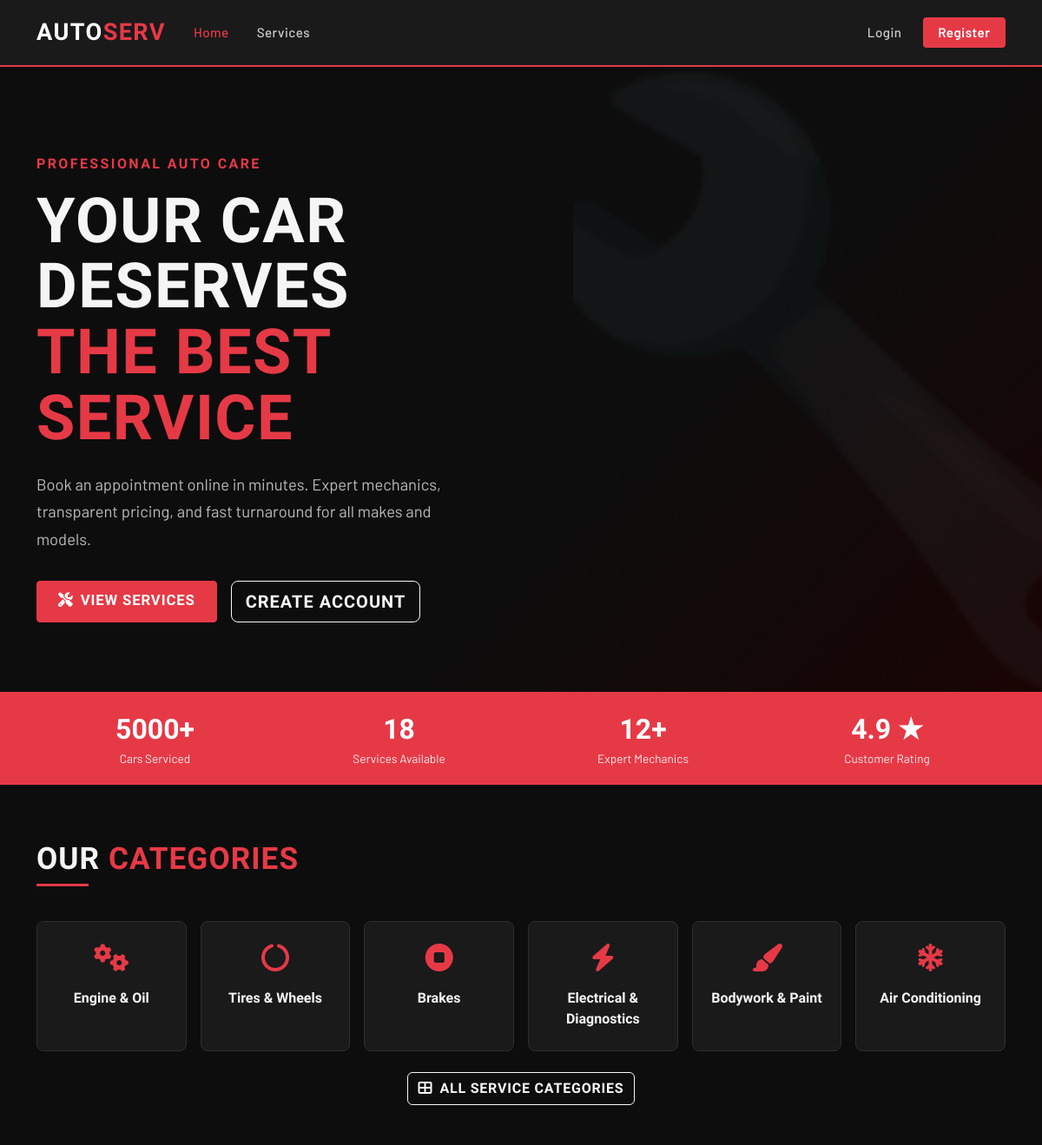
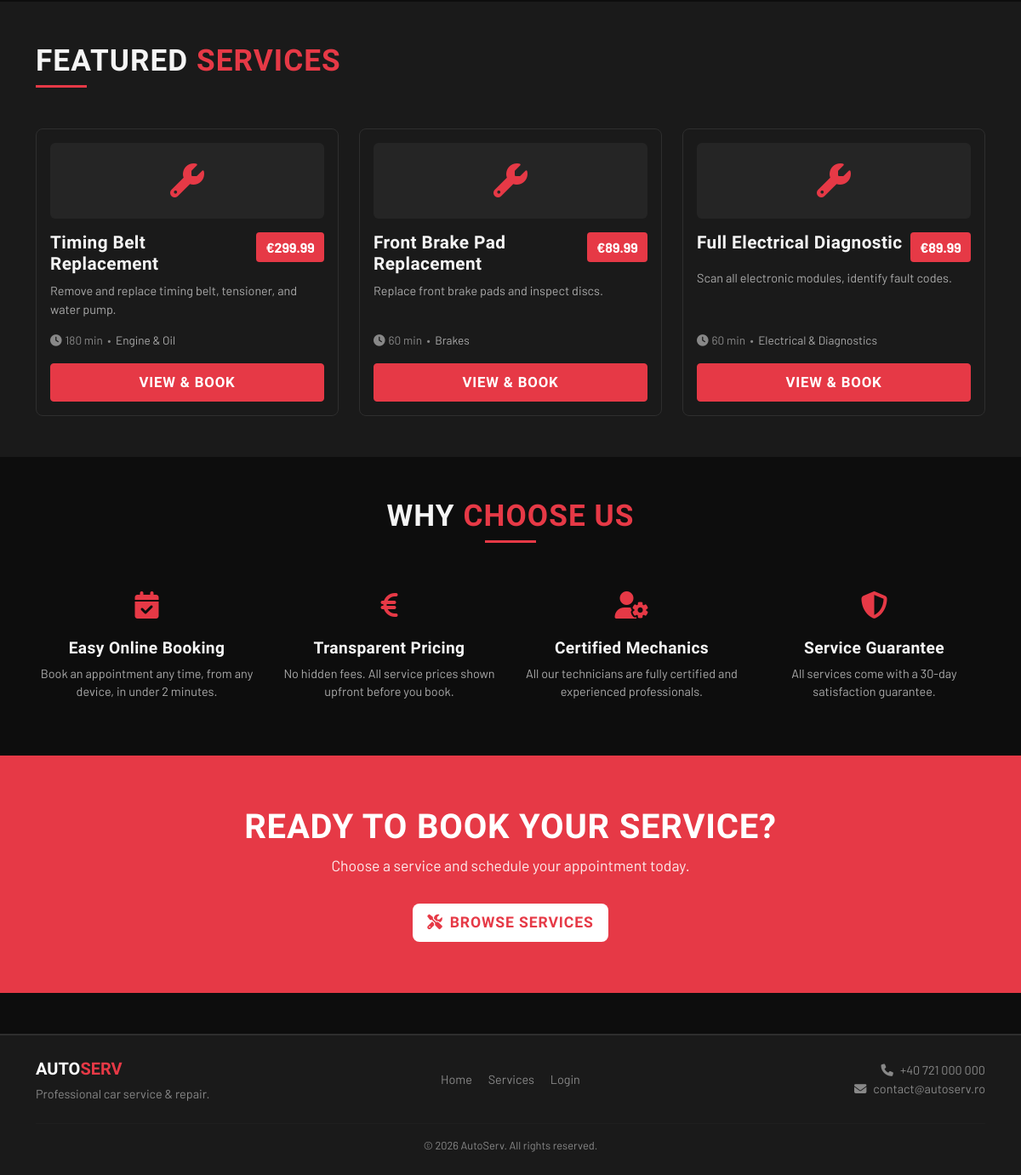
The page / on the database its author committed (2 pictures, top to bottom).
### tables this page shows
CREATE TABLE categories (
    id INT AUTO_INCREMENT PRIMARY KEY,
    name VARCHAR(100) NOT NULL,
    description TEXT,
    icon VARCHAR(100)
);

CREATE TABLE services (
    id INT AUTO_INCREMENT PRIMARY KEY,
    category_id INT NOT NULL,
    name VARCHAR(150) NOT NULL,
    description TEXT,
    price DECIMAL(10,2) NOT NULL,
    duration_minutes INT NOT NULL,
    image VARCHAR(255),
    FOREIGN KEY (category_id) REFERENCES categories(id) ON DELETE CASCADE
);

### index.php (the view, shortened to what this page needs)
<?php
require 'db.php';
$cats = $pdo->query("SELECT * FROM categories LIMIT 6")->fetchAll();
$featured = $pdo->query("SELECT s.*, c.name as cat_name FROM services s JOIN categories c ON s.category_id = c.id ORDER BY RAND() LIMIT 3")->fetchAll();
?>
<?php include 'includes/header.php'; ?>
<section style="background: linear-gradient(135deg, #0d0d0d 60%, #1a0404 100%); padding: 100px 0 80px; position:relative; overflow:hidden;">
    <div style="position:absolute;top:0;right:0;width:45%;height:100%;opacity:0.05;"></div>
    <div class="container position-relative">
        <div class="row align-items-center">
            <div class="col-lg-7">
                <div style="font-family:'Barlow Condensed',sans-serif; font-size:1rem; font-weight:700; letter-spacing:0.15em; color:var(--primary); text-transform:uppercase; margin-bottom:1rem;">
                    Professional Auto Care
                </div>
                <h1 style="font-family:'Barlow Condensed',sans-serif; font-size:clamp(2.8rem,6vw,5rem); font-weight:800; line-height:1.05; margin-bottom:1.5rem;">
                    YOUR CAR DESERVES<br><span style="color:var(--primary);">THE BEST SERVICE</span>
                </h1>
                <p style="font-size:1.15rem; color:#bbb; max-width:520px; margin-bottom:2rem; line-height:1.7;">
                    Book an appointment online in minutes. Expert mechanics, transparent pricing, and fast turnaround for all makes and models.
                </p>
                <div class="d-flex gap-3 flex-wrap">
                    <a href="categories.php" class="btn btn-primary btn-lg">
                        <i class="fas fa-tools me-2"></i>View Services
                    </a>
                    <?php if (!isset($_SESSION['user_id'])): ?>
                    <a href="register.php" class="btn btn-outline-light btn-lg">
                        Create Account
                    </a>
                    <?php else: ?>
                    <a href="my_appointments.php" class="btn btn-outline-light btn-lg">
                        My Appointments
                    </a>
                    <?php endif; ?>
                </div>
            </div>
        </div>
    </div>
</section>
<section style="background:var(--primary); padding:1.2rem 0;">
    <div class="container">
        <div class="row text-center text-white g-2">
            <div class="col-6 col-md-3">
                <div style="font-family:'Barlow Condensed',sans-serif; font-size:2rem; font-weight:800;">5000+</div>
                <div style="font-size:0.85rem; opacity:0.9;">Cars Serviced</div>
            </div>
            <div class="col-6 col-md-3">
                <div style="font-family:'Barlow Condensed',sans-serif; font-size:2rem; font-weight:800;">18</div>
                <div style="font-size:0.85rem; opacity:0.9;">Services Available</div>
            </div>
            <div class="col-6 col-md-3">
                <div style="font-family:'Barlow Condensed',sans-serif; font-size:2rem; font-weight:800;">12+</div>
                <div style="font-size:0.85rem; opacity:0.9;">Expert Mechanics</div>
            </div>
            <div class="col-6 col-md-3">
                <div style="font-family:'Barlow Condensed',sans-serif; font-size:2rem; font-weight:800;">4.9 ★</div>
                <div style="font-size:0.85rem; opacity:0.9;">Customer Rating</div>
            </div>
        </div>
    </div>
</section>
<section class="py-5 mt-3">
    <div class="container">
        <h2 class="section-title">OUR <span>CATEGORIES</span></h2>
        <div class="section-divider"></div>
        <div class="row g-3 mt-2">
            <?php
            $icons = ['fa-cogs','fa-circle-notch','fa-stop-circle','fa-bolt','fa-paint-brush','fa-snowflake'];
            $i = 0;
            foreach ($cats as $cat): ?>
            <div class="col-6 col-md-4 col-lg-2">
                <a href="services.php?category=<?= $cat['id'] ?>" class="text-decoration-none">
                    <div class="card h-100 text-center p-3">
                        <div style="font-size:2rem; color:var(--primary); margin-bottom:0.75rem;">
                            <i class="fas <?= htmlspecialchars($cat['icon'] ?? $icons[$i % count($icons)]) ?>"></i>
                        </div>
                        <div class="card-title" style="font-size:1rem;"><?= htmlspecialchars($cat['name']) ?></div>
                    </div>
                </a>
            </div>
            <?php $i++; endforeach; ?>
        </div>
        <div class="text-center mt-4">
            <a href="categories.php" class="btn btn-outline-light">
                <i class="fas fa-th-large me-2"></i>All Service Categories
            </a>
        </div>
    </div>
</section>
<section class="py-5" style="background:var(--dark2);">
    <div class="container">
        <h2 class="section-title">FEATURED <span>SERVICES</span></h2>
        <div class="section-divider"></div>
        <div class="row g-4 mt-2">
            <?php foreach ($featured as $svc): ?>
            <div class="col-md-4">
                <div class="card h-100 p-3">
                    <div style="background:var(--dark3); border-radius:6px; padding:1.5rem; margin-bottom:1rem; text-align:center;">
                        <i class="fas fa-wrench" style="font-size:2.5rem; color:var(--primary);"></i>
                    </div>
                    <div class="d-flex justify-content-between align-items-start mb-2">
                        <h5 class="card-title mb-0"><?= htmlspecialchars($svc['name']) ?></h5>
                        <span class="badge-price">€<?= number_format($svc['price'], 2) ?></span>
                    </div>
                    <p style="color:#aaa; font-size:0.9rem; flex-grow:1;"><?= htmlspecialchars($svc['description']) ?></p>
                    <div style="color:var(--muted); font-size:0.85rem; margin-bottom:1rem;">
                        <i class="fas fa-clock me-1"></i><?= $svc['duration_minutes'] ?> min
                        &nbsp;&bull;&nbsp;
                        <span style="color:#aaa;"><?= htmlspecialchars($svc['cat_name']) ?></span>
                    </div>
                    <a href="service_details.php?id=<?= $svc['id'] ?>" class="btn btn-primary w-100">View & Book</a>
                </div>
            </div>
            <?php endforeach; ?>
        </div>
    </div>
</section>
<section class="py-5">
    <div class="container">
        <h2 class="section-title text-center">WHY <span>CHOOSE US</span></h2>
        <div class="section-divider mx-auto"></div>
        <div class="row g-4 mt-3 text-center">
            <?php
            $perks = [
                ['fa-calendar-check', 'Easy Online Booking', 'Book an appointment any time, from any device, in under 2 minutes.'],
                ['fa-euro-sign', 'Transparent Pricing', 'No hidden fees. All service prices shown upfront before you book.'],
                ['fa-user-cog', 'Certified Mechanics', 'All our technicians are fully certified and experienced professionals.'],
                ['fa-shield-alt', 'Service Guarantee', 'All services come with a 30-day satisfaction guarantee.'],
            ];
            foreach ($perks as [$icon, $title, $desc]):
            ?>
            <div class="col-6 col-md-3">
                <div style="font-size:2rem; color:var(--primary); margin-bottom:1rem;">
                    <i class="fas <?= $icon ?>"></i>
                </div>
                <h5 style="font-family:'Barlow Condensed',sans-serif; font-size:1.2rem;"><?= $title ?></h5>
                <p style="color:#aaa; font-size:0.9rem;"><?= $desc ?></p>
            </div>
            <?php endforeach; ?>
        </div>
    </div>
</section>
<section style="background:var(--primary); padding:60px 0;">
    <div class="container text-center text-white">
        <h2 style="font-family:'Barlow Condensed',sans-serif; font-size:2.5rem; font-weight:800;">READY TO BOOK YOUR SERVICE?</h2>
        <p style="opacity:0.9; font-size:1.1rem; margin-bottom:2rem;">Choose a service and schedule your appointment today.</p>
        <a href="categories.php" class="btn btn-lg" style="background:#fff; color:var(--primary); font-family:'Barlow Condensed',sans-serif; font-weight:800; font-size:1.1rem; letter-spacing:0.05em;">
            <i class="fas fa-tools me-2"></i>BROWSE SERVICES
        </a>
    </div>
</section>
<?php include 'includes/footer.php'; ?>

### header.php (shortened to what this page needs)
<?php
$currentPage = basename($_SERVER['PHP_SELF']);
?>
<!DOCTYPE html>
<html lang="en">
<head>
    <link href="https://cdn.jsdelivr.net/npm/bootstrap@5.3.0/dist/css/bootstrap.min.css" rel="stylesheet">
    <link href="https://cdnjs.cloudflare.com/ajax/libs/font-awesome/6.4.0/css/all.min.css" rel="stylesheet">
</head>
<body>
<nav class="navbar navbar-expand-lg sticky-top">
    <div class="container">
        <a class="navbar-brand" href="index.php">AUTO<span>SERV</span></a>
        <div class="collapse navbar-collapse" id="mainNav">
            <ul class="navbar-nav me-auto mb-2 mb-lg-0">
                <li class="nav-item">
                    <a class="nav-link <?= $currentPage === 'index.php' ? 'active' : '' ?>" href="index.php">Home</a>
                </li>
                <li class="nav-item">
                    <a class="nav-link <?= $currentPage === 'categories.php' ? 'active' : '' ?>" href="categories.php">Services</a>
                </li>
            </ul>
            <ul class="navbar-nav ms-auto align-items-center gap-2">
                <?php if (isset($_SESSION['user_id'])): ?>
                    <li class="nav-item">
                        <span class="nav-link text-muted">
                            <i class="fas fa-user-circle me-1"></i><?= htmlspecialchars($_SESSION['user_name']) ?>
                        </span>
                    </li>
                    <li class="nav-item">
                        <a class="nav-link btn-nav-primary" href="logout.php">Logout</a>
                    </li>
                <?php else: ?>
                    <li class="nav-item">
                        <a class="nav-link <?= $currentPage === 'login.php' ? 'active' : '' ?>" href="login.php">Login</a>
                    </li>
                    <li class="nav-item">
                        <a class="nav-link btn-nav-primary" href="register.php">Register</a>
                    </li>
                <?php endif; ?>
            </ul>
        </div>
    </div>
</nav>

### footer.php (shortened to what this page needs)
<footer class="py-4 mt-5">
    <div class="container">
        <div class="row align-items-center">
            <div class="col-md-4 mb-3 mb-md-0">
                <div class="fw-bold fs-5" style="font-family:'Barlow Condensed',sans-serif; color:#fff;">
                    AUTO<span style="color:var(--primary);">SERV</span>
                </div>
                <div class="mt-1">Professional car service & repair.</div>
            </div>
            <div class="col-md-4 mb-3 mb-md-0 text-md-center">
                <a href="index.php" class="me-3">Home</a>
                <a href="categories.php" class="me-3">Services</a>
                <?php if (isset($_SESSION['user_id'])): ?>
                    <a href="my_appointments.php">My Appointments</a>
                <?php else: ?>
                    <a href="login.php">Login</a>
                <?php endif; ?>
            </div>
            <div class="col-md-4 text-md-end">
                <i class="fas fa-phone me-2"></i>+40 721 000 000<br>
                <i class="fas fa-envelope me-2"></i>contact@autoserv.ro
            </div>
        </div>
        <hr style="border-color:var(--border); margin-top:1.5rem;">
        <div class="text-center" style="font-size:0.8rem;">
            &copy; <?= date('Y') ?> AutoServ. All rights reserved.
        </div>
    </div>
</footer>
</body>
</html>

### header.php (style rules this page uses)
:root { --primary: #e63946; --dark: #0d0d0d; --dark2: #1a1a1a; --dark3: #252525; --light: #f5f5f5; --muted: #888; --border: #2e2e2e; }
* { box-sizing: border-box; }
body { font-family: 'Barlow', sans-serif; background: var(--dark); color: var(--light); min-height: 100vh; }
h1, h2, h3, h4, h5, .display-font { font-family: 'Barlow Condensed', sans-serif; font-weight: 700; letter-spacing: 0.02em; }
.navbar { background: var(--dark2) !important; border-bottom: 2px solid var(--primary); padding: 0.75rem 0; }
.navbar-brand { font-family: 'Barlow Condensed', sans-serif; font-size: 1.7rem; font-weight: 800; letter-spacing: 0.05em; color: #fff !important; }
.navbar-brand span { color: var(--primary); }
.nav-link { color: #ccc !important; font-weight: 500; font-size: 0.95rem; letter-spacing: 0.03em; padding: 0.5rem 1rem !important; transition: color 0.2s; }
.nav-link:hover, .nav-link.active { color: var(--primary) !important; }
.btn-nav-primary { background: var(--primary); color: #fff !important; border-radius: 4px; font-weight: 600; padding: 0.4rem 1.1rem !important; transition: background 0.2s; }
.btn-primary { background: var(--primary); border-color: var(--primary); font-family: 'Barlow Condensed', sans-serif; font-size: 1.05rem; font-weight: 700; letter-spacing: 0.05em; text-transform: uppercase; padding: 0.55rem 1.5rem; border-radius: 4px; }
.btn-outline-light { font-family: 'Barlow Condensed', sans-serif; font-weight: 700; letter-spacing: 0.05em; text-transform: uppercase; }
.card { background: var(--dark2); border: 1px solid var(--border); border-radius: 8px; color: var(--light); transition: transform 0.2s, border-color 0.2s; }
.card-title { font-family: 'Barlow Condensed', sans-serif; font-size: 1.3rem; font-weight: 700; }
.badge-price { background: var(--primary); color: #fff; font-size: 1rem; font-weight: 700; padding: 0.35em 0.7em; border-radius: 4px; }
.section-title { font-family: 'Barlow Condensed', sans-serif; font-size: 2.2rem; font-weight: 800; letter-spacing: 0.03em; }
.section-title span { color: var(--primary); }
.section-divider { width: 60px; height: 3px; background: var(--primary); margin: 0.5rem 0 1.5rem 0; }
footer { background: var(--dark2); border-top: 2px solid var(--border); color: var(--muted); font-size: 0.9rem; }
footer a { color: var(--muted); text-decoration: none; }

### rows shown on the page
categories: name "Engine & Oil"
categories: name "Tires & Wheels"
categories: name "Brakes"
categories: name "Electrical & Diagnostics"
categories: name "Bodywork & Paint"
categories: name "Air Conditioning"
services: name "Timing Belt Replacement", price "299.99", description "Remove and replace timing belt, tensioner, and water pump.", duration_minutes "180", category.name "Engine & Oil"
services: name "Front Brake Pad Replacement", price "89.99", description "Replace front brake pads and inspect discs.", duration_minutes "60", category.name "Brakes"
services: name "Full Electrical Diagnostic", price "89.99", description "Scan all electronic modules, identify fault codes.", duration_minutes "60", category.name "Electrical & Diagnostics"

### other values the page prints
$title "Easy Online Booking"
$desc "Book an appointment any time, from any device, in under 2 minutes."
$title "Transparent Pricing"
$desc "No hidden fees. All service prices shown upfront before you book."
$title "Certified Mechanics"
$desc "All our technicians are fully certified and experienced professionals."
$title "Service Guarantee"
$desc "All services come with a 30-day satisfaction guarantee."
